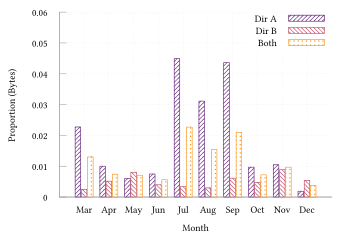

The gnuplot source for this figure:
set terminal tikz standalone color size 9cm,6cm font '\scriptsize' preamble '\usepackage{microtype} \usepackage{libertinus} \usepackage{libertinust1math} \usepackage[binary-units, per-mode=symbol]{siunitx}\sisetup{detect-all} \newcommand{\approachshort}{OPaL} \newcommand{\Coopfw}{CoOp} \newcommand{\coopfw}{\Coopfw} \newcommand{\Indfw}{Ind} \newcommand{\indfw}{\Indfw}'
set output "quic-monthly-bytes.tex"

load "gnuplot-palettes/inferno.pal"

set boxwidth 0.9
set style data histogram
set style histogram cluster gap 1
set style fill solid border
set datafile separator ","
unset colorbox

set xlabel "Month"
set ylabel "Proportion (Bytes)"

set yrange [0.0:0.06]
set key at 10,0.06

plot '../results/dirA-1.csv' u 21: xtic(1) title "Dir A" lc palette frac 0.25 fill pattern 1, \
     '../results/dirB-1.csv' u 21 title "Dir B" lc palette frac 0.5 fill pattern 2, \
     '../results/biDir-1.csv' u 21 title "Both" lc palette frac 0.75 fill pattern 7
